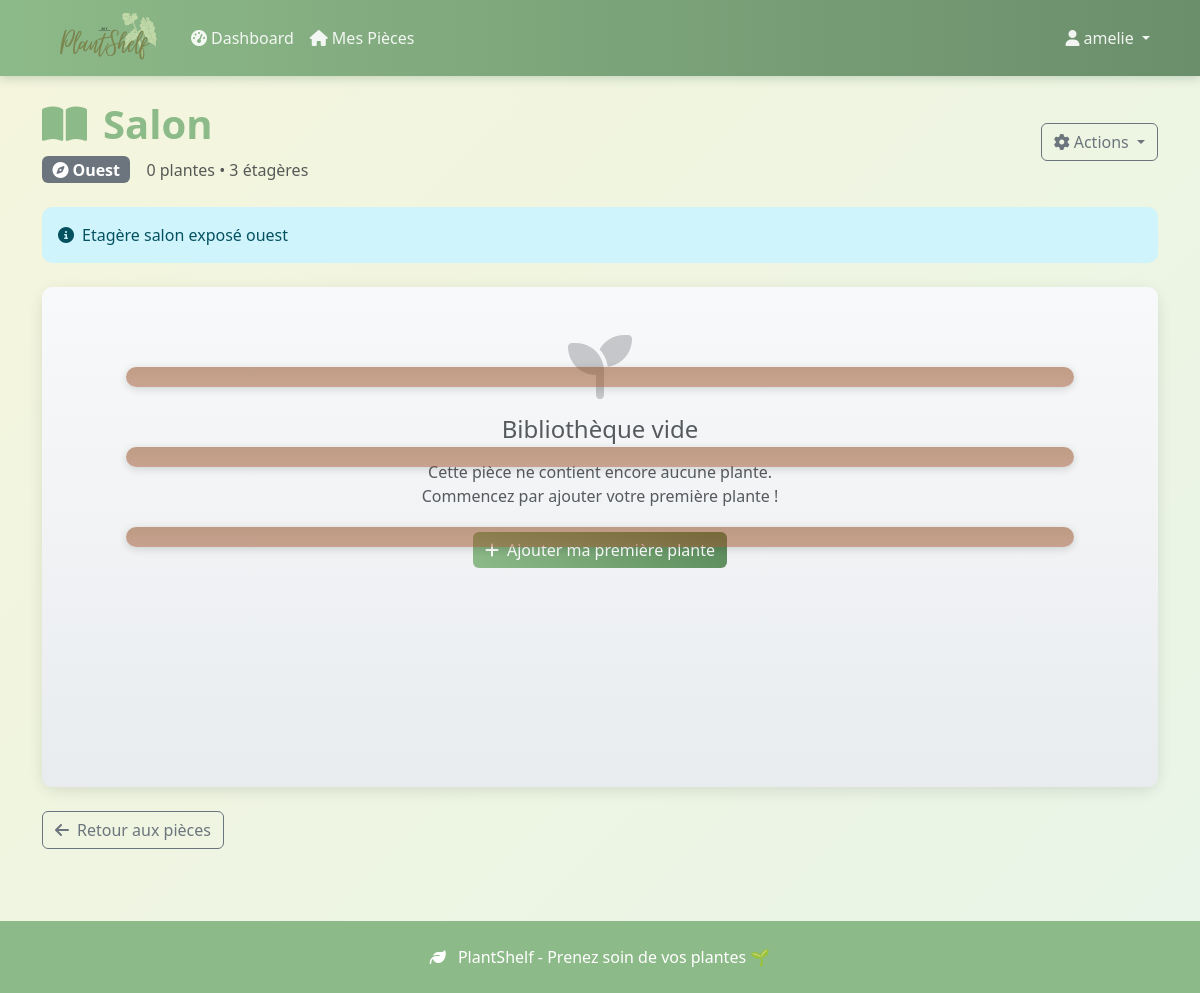
The page /pieces/1/bibliotheque/ (signed in) on the database its author committed.
### plantes/models.py (models this page shows, shortened)
class Piece(models.Model):
    EXPOSITION_CHOICES = [
        ('nord', 'Nord'),
        ('sud', 'Sud'),
        ('est', 'Est'),
        ('ouest', 'Ouest'),
        ('nord_est', 'Nord-Est'),
        ('nord_ouest', 'Nord-Ouest'),
        ('sud_est', 'Sud-Est'),
        ('sud_ouest', 'Sud-Ouest'),
    ]
    user = models.ForeignKey(User, on_delete=models.CASCADE, related_name='pieces')
    nom = models.CharField(max_length=100)
    exposition = models.CharField(max_length=20, choices=EXPOSITION_CHOICES)
    description = models.TextField(blank=True, null=True)
    nombre_etageres = models.IntegerField(default=3, validators=[MinValueValidator(1), MaxValueValidator(10)])
    created_at = models.DateTimeField(auto_now_add=True)
    updated_at = models.DateTimeField(auto_now=True)
    class Meta:
        ordering = ['nom']
        unique_together = ['user', 'nom']  # Pas deux pièces avec le même nom pour un user

### plantes/views.py (the view)
# urls.py: path('pieces/<int:piece_id>/bibliotheque/', views.bibliotheque_piece, name='bibliotheque_piece'),
@login_required
def bibliotheque_piece(request, piece_id):
    piece = get_object_or_404(Piece, id=piece_id, user=request.user)
    plantes = PlantePossedee.objects.filter(piece=piece).select_related('espece')
    plantes_par_etagere = {}
    for i in range(1, piece.nombre_etageres + 1):
        plantes_par_etagere[i] = plantes.filter(etagere_numero=i).order_by('position_x')
    context = {
        'piece': piece,
        'plantes_par_etagere': plantes_par_etagere,
        'total_plantes': plantes.count(),
        'plantes_a_arroser': [p for p in plantes if p.a_besoin_arrosage]
    }
    return render(request, 'plantes/bibliotheque_piece.html', context)

### plantes/templates/plantes/bibliotheque_piece.html (shortened to what this page needs)
{% extends 'base.html' %}
{% block content %}
<div class="d-flex justify-content-between align-items-center mb-4">
    <div>
        <h1 class="display-6 fw-bold" style="color: var(--plant-green);">
            <i class="fas fa-book-open me-3"></i>{{ piece.nom }}
        </h1>
        <div class="d-flex align-items-center gap-3">
            <span class="badge bg-secondary fs-6">
                <i class="fas fa-compass me-1"></i>{{ piece.get_exposition_display }}
            </span>
            <span class="text-muted">
                {{ total_plantes }} plante{{ total_plantes|pluralize }} • {{ piece.nombre_etageres }} étagère{{ piece.nombre_etageres|pluralize }}
            </span>
        </div>
    </div>
    <div class="dropdown">
        <button class="btn btn-outline-secondary dropdown-toggle" data-bs-toggle="dropdown">
            <i class="fas fa-cog me-1"></i>Actions
        </button>
    </div>
</div>
{% if piece.description %}
<div class="alert alert-info mb-4">
    <i class="fas fa-info-circle me-2"></i>{{ piece.description }}
</div>
{% endif %}
<div class="card">
    <div class="card-body p-0">
        <div class="bibliotheque-container" style="position: relative; background: linear-gradient(to bottom, #f8f9fa 0%, #e9ecef 100%); min-height: 500px; border-radius: 10px;">
            {% if total_plantes > 0 %}
                {% for etagere_num, plantes_etagere in plantes_par_etagere.items %}
                <div class="etagere etagere-{{ etagere_num }}" style="
                    position: absolute;
                    width: 85%;
                    height: 20px;
                    left: 7.5%;
                    background: linear-gradient(to bottom, #8B4513, #A0522D);
                    border-radius: 10px;
                    box-shadow: 0 2px 8px rgba(0,0,0,0.3);
                "></div>
                {% for plante in plantes_etagere %}
                <div class="plante-item plante-etagere-{{ etagere_num }}"
                     data-position="{{ plante.position_x }}"
                     style="position: absolute; cursor: pointer;"
                     title="{{ plante.nom_affiche }} - {{ plante.espece.nom_commun }}">
                    <div class="pot" style="
                        width: 40px;
                        height: 30px;
                        background: {{ plante.espece.couleur_pot }};
                        border-radius: 0 0 20px 20px;
                        position: relative;
                        box-shadow: 0 2px 5px rgba(0,0,0,0.2);
                    ">
                        <div style="
                            position: absolute;
                            top: -15px;
                            left: 50%;
                            transform: translateX(-50%);
                            color: #2e7d32;
                            font-size: 20px;
                        ">
                            <i class="fas fa-seedling"></i>
                        </div>
                        {% if plante.a_besoin_arrosage %}
                        <div style="
                            position: absolute;
                            top: -25px;
                            right: -5px;
                            background: #ffc107;
                            color: white;
                            border-radius: 50%;
                            width: 15px;
                            height: 15px;
                            font-size: 8px;
                            display: flex;
                            align-items: center;
                            justify-content: center;
                        ">
                            <i class="fas fa-tint"></i>
                        </div>
                        {% endif %}
                    </div>
                    <div style="
                        position: absolute;
                        top: 35px;
                        left: 50%;
                        transform: translateX(-50%);
                        white-space: nowrap;
                        font-size: 10px;
                        background: rgba(255,255,255,0.8);
                        padding: 2px 4px;
                        border-radius: 3px;
                        max-width: 80px;
                        overflow: hidden;
                        text-overflow: ellipsis;
                    ">
                        {{ plante.nom_affiche|truncatechars:12 }}
                    </div>
                </div>
                {% endfor %}
                {% endfor %}
            {% else %}
                <div class="text-center py-5">
                    <i class="fas fa-seedling text-muted mb-3" style="font-size: 4rem; opacity: 0.3;"></i>
                    <h4 class="text-muted mb-3">Bibliothèque vide</h4>
                    <p class="text-muted mb-4">
                        Cette pièce ne contient encore aucune plante.<br>
                        Commencez par ajouter votre première plante !
                    </p>
                    <button class="btn btn-plant">
                        <i class="fas fa-plus me-2"></i>Ajouter ma première plante
                    </button>
                </div>
                <div class="etagere-vide etagere-1" style="
                    position: absolute; width: 85%; height: 20px; left: 7.5%; top: 80px;
                    background: linear-gradient(to bottom, #8B4513, #A0522D);
                    border-radius: 10px; box-shadow: 0 2px 8px rgba(0,0,0,0.3); opacity: 0.5;
                "></div>
                {% if piece.nombre_etageres >= 2 %}
                <div class="etagere-vide etagere-2" style="
                    position: absolute; width: 85%; height: 20px; left: 7.5%; top: 160px;
                    background: linear-gradient(to bottom, #8B4513, #A0522D);
                    border-radius: 10px; box-shadow: 0 2px 8px rgba(0,0,0,0.3); opacity: 0.5;
                "></div>
                {% endif %}
                {% if piece.nombre_etageres >= 3 %}
                <div class="etagere-vide etagere-3" style="
                    position: absolute; width: 85%; height: 20px; left: 7.5%; top: 240px;
                    background: linear-gradient(to bottom, #8B4513, #A0522D);
                    border-radius: 10px; box-shadow: 0 2px 8px rgba(0,0,0,0.3); opacity: 0.5;
                "></div>
                {% endif %}
            {% endif %}
        </div>
    </div>
</div>
<div class="mt-4">
    <a href="{% url 'mes_pieces' %}" class="btn btn-outline-secondary">
        <i class="fas fa-arrow-left me-2"></i>Retour aux pièces
    </a>
</div>
{% endblock %}

### plantes/templates/base.html (shortened to what this page needs)
 {% load static %}
<!DOCTYPE html>
<html lang="fr">
<head>
    <link href="https://cdnjs.cloudflare.com/ajax/libs/bootstrap/5.3.0/css/bootstrap.min.css" rel="stylesheet">
    <link href="https://cdnjs.cloudflare.com/ajax/libs/font-awesome/6.4.0/css/all.min.css" rel="stylesheet">
</head>
<body class="d-flex flex-column">
    <nav class="navbar navbar-expand-lg">
        <div class="container">
            <a class="navbar-brand" href="{% url 'home' %}">
                <img id="logo" src="{% static 'images\logo.png' %}">
            </a>
            <div class="collapse navbar-collapse" id="navbarNav">
                <ul class="navbar-nav me-auto">
                    {% if user.is_authenticated %}
                        <li class="nav-item">
                            <a class="nav-link" href="{% url 'dashboard' %}">
                                <i class="fas fa-tachometer-alt me-1"></i>Dashboard
                            </a>
                        </li>
                        <li class="nav-item">
                            <a class="nav-link" href="{% url 'mes_pieces' %}">
                                <i class="fas fa-home me-1"></i>Mes Pièces
                            </a>
                        </li>
                    {% endif %}
                </ul>
                <ul class="navbar-nav">
                    {% if user.is_authenticated %}
                        <li class="nav-item dropdown">
                            <a class="nav-link dropdown-toggle" href="#" role="button" data-bs-toggle="dropdown">
                                <i class="fas fa-user me-1"></i>{{ user.username }}
                            </a>
                        </li>
                    {% endif %}
                </ul>
            </div>
        </div>
    </nav>
    <main class="container my-4 flex-grow-1">
        {% block content %}
        {% endblock %}
    </main>
    <footer class="py-4 mt-5">
        <div class="container text-center">
            <p class="mb-0">
                <i class="fas fa-leaf me-2"></i>
                PlantShelf - Prenez soin de vos plantes 🌱
            </p>
        </div>
    </footer>
</body>
</html>

### plantes/templates/base.html (style rules this page uses)
:root { --plant-green: #8dba89ff; --light-green: #a8d5ba; --earth-brown: #8b4513; --soft-beige: #f5f5dc; }
body { background: linear-gradient(135deg, var(--soft-beige) 0%, #e8f5e8 100%); min-height: 100vh; }
#logo { width: 125px; height: 50px; object-fit: cover; }
.navbar { background: linear-gradient(90deg, var(--plant-green) 0%, #6b8e6b 100%); box-shadow: 0 2px 10px rgba(74, 124, 89, 0.3); }
.navbar-brand { font-weight: bold; color: white !important; }
.navbar-nav .nav-link { color: rgba(255, 255, 255, 0.9) !important; transition: color 0.3s; }
.card { border: none; box-shadow: 0 4px 15px rgba(0, 0, 0, 0.1); border-radius: 15px; transition: transform 0.3s, box-shadow 0.3s; }
.btn-plant { background: linear-gradient(45deg, var(--plant-green), #5a8a5a); border: none; color: white; transition: all 0.3s; }
.alert { border-radius: 10px; border: none; }
footer { background: var(--plant-green); color: white; margin-top: auto; }

### plantes/templates/plantes/bibliotheque_piece.html (style rules this page uses)
.etagere-1, .plante-etagere-1 { top: 80px; }
.etagere-2, .plante-etagere-2 { top: 160px; }
.etagere-3, .plante-etagere-3 { top: 240px; }

### rows shown on the page
Piece: nom "Salon", exposition "Ouest", nombre_etageres "3", description "Etagère salon exposé ouest"

### other values the page prints
{{ user.username }} "amelie"
{{ total_plantes }} "0"
